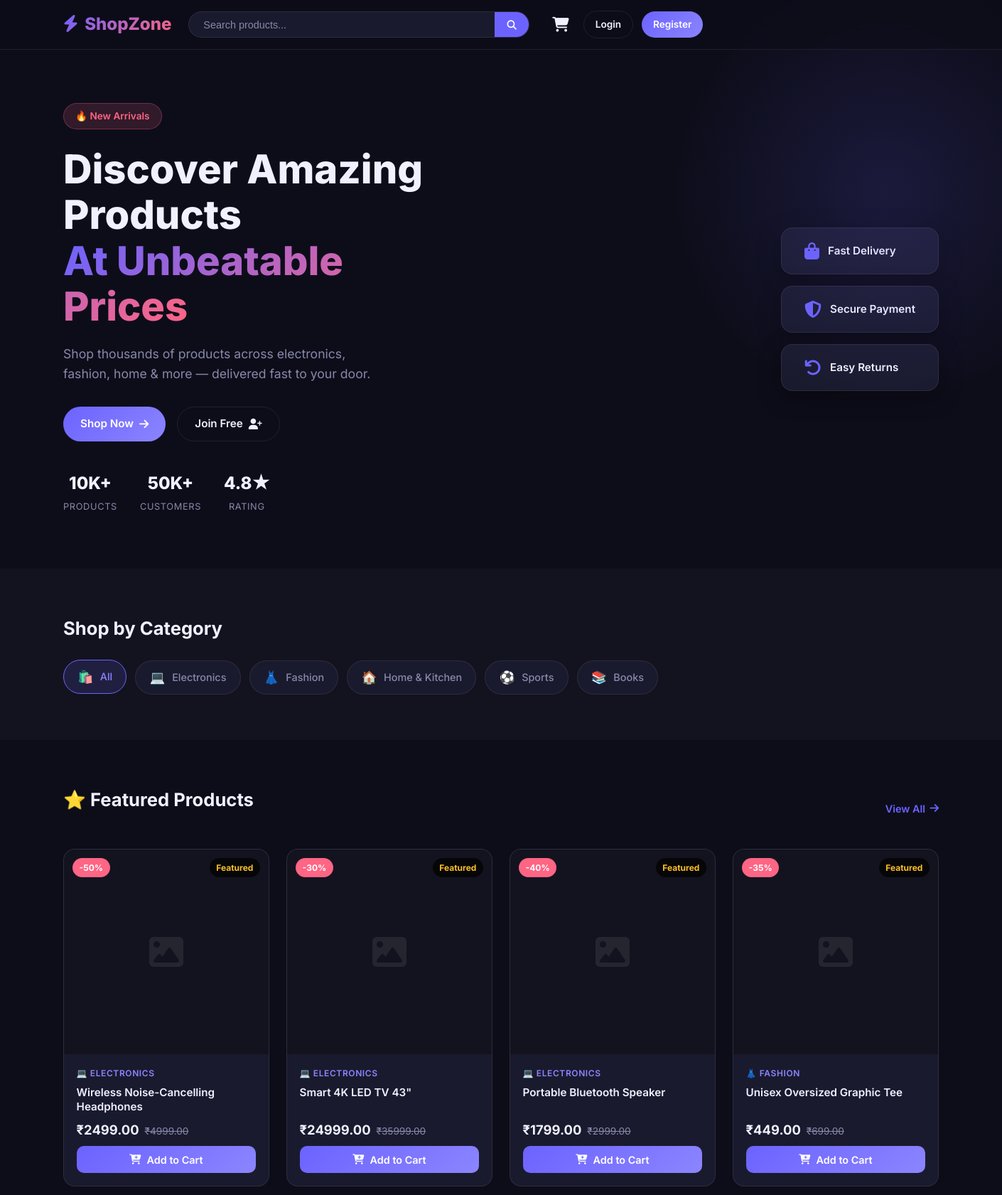
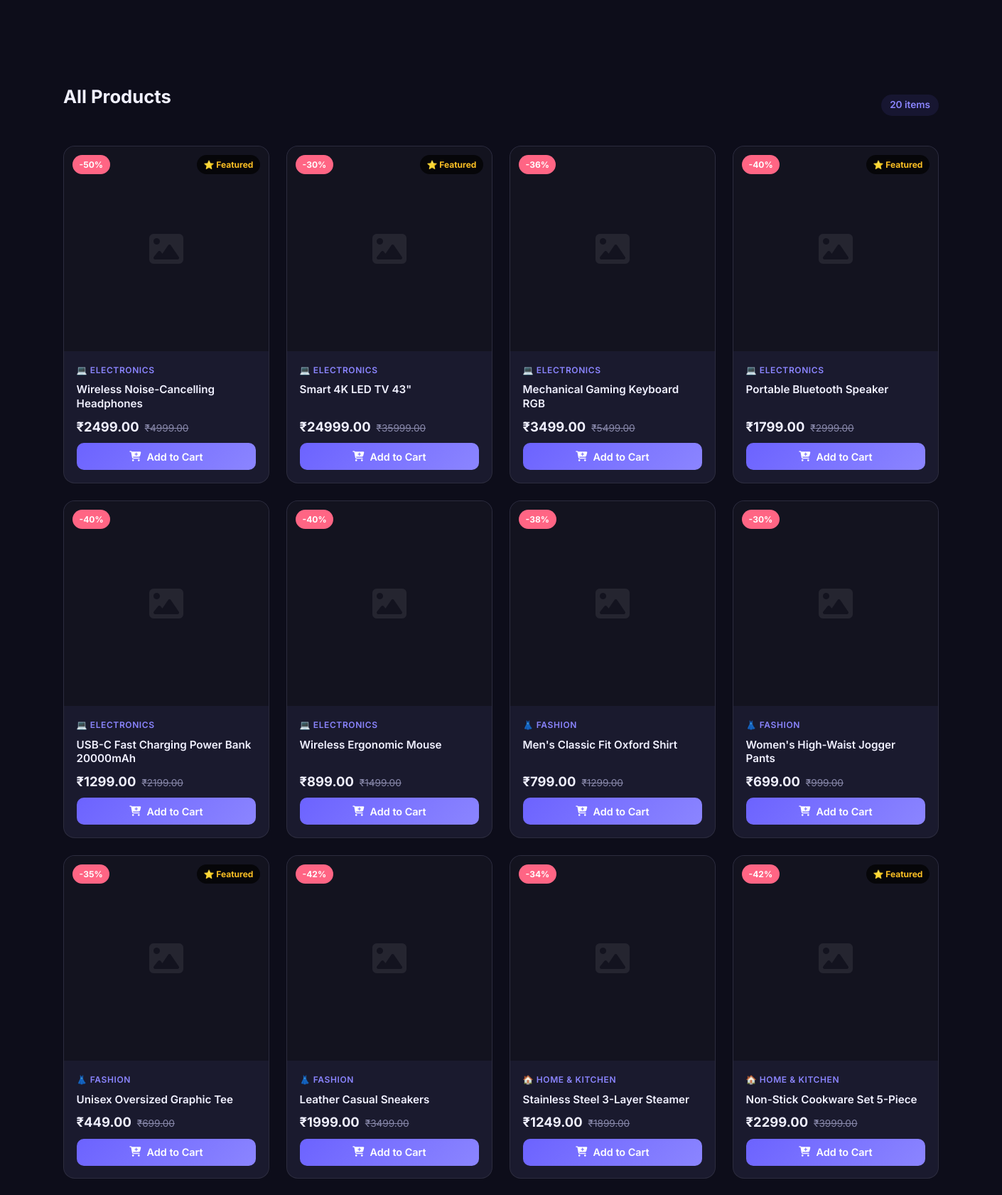
The page / (upper part) on the database its author committed (2 pictures, top to bottom).
### store/models.py (models this page shows, shortened)
class Category(models.Model):
    name = models.CharField(max_length=200)
    slug = models.SlugField(unique=True)
    icon = models.CharField(max_length=50, default='📦')
    class Meta:
        verbose_name_plural = 'Categories'

class Product(models.Model):
    category = models.ForeignKey(Category, on_delete=models.SET_NULL, null=True, blank=True, related_name='products')
    name = models.CharField(max_length=300)
    slug = models.SlugField(unique=True)
    description = models.TextField()
    price = models.DecimalField(max_digits=10, decimal_places=2)
    original_price = models.DecimalField(max_digits=10, decimal_places=2, null=True, blank=True)
    image = models.ImageField(upload_to='products/', null=True, blank=True)
    stock = models.PositiveIntegerField(default=10)
    featured = models.BooleanField(default=False)
    created_at = models.DateTimeField(auto_now_add=True)
    updated_at = models.DateTimeField(auto_now=True)
    @property
    def discount_percent(self):
        if self.original_price and self.original_price > self.price:
            return int(((self.original_price - self.price) / self.original_price) * 100)
        return 0

### store/views.py (the view)
# urls.py: path('', views.home, name='home'),
def home(request):
    categories = Category.objects.all()
    products = Product.objects.filter(stock__gt=0)
    category_slug = request.GET.get('category')
    search_query = request.GET.get('q', '')
    if category_slug:
        products = products.filter(category__slug=category_slug)
    if search_query:
        products = products.filter(name__icontains=search_query)
    featured = Product.objects.filter(featured=True, stock__gt=0)[:4]
    context = {
        'products': products,
        'categories': categories,
        'featured': featured,
        'current_category': category_slug,
        'search_query': search_query,
    }
    return render(request, 'store/home.html', context)

### store/context_processors.py (called while the page is built)
def cart_count(request):
    cart = request.session.get('cart', {})
    count = sum(item['quantity'] for item in cart.values())
    return {'cart_count': count}

### store/templates/store/home.html (shortened to what this page needs)
{% extends 'store/base.html' %}
{% load static %}
{% block content %}
<section class="hero">
  <div class="hero-content">
    <div class="hero-badge">🔥 New Arrivals</div>
    <h1>Discover Amazing Products<br/><span class="gradient-text">At Unbeatable Prices</span></h1>
    <p>Shop thousands of products across electronics, fashion, home & more — delivered fast to your door.</p>
    <div class="hero-actions">
      <a href="#products" class="btn-primary">Shop Now <i class="fas fa-arrow-right"></i></a>
      <a href="{% url 'register' %}" class="btn-outline">Join Free <i class="fas fa-user-plus"></i></a>
    </div>
    <div class="hero-stats">
      <div class="stat"><strong>10K+</strong><span>Products</span></div>
      <div class="stat"><strong>50K+</strong><span>Customers</span></div>
      <div class="stat"><strong>4.8★</strong><span>Rating</span></div>
    </div>
  </div>
  <div class="hero-visual">
    <div class="hero-card floating">
      <i class="fas fa-shopping-bag"></i>
      <span>Fast Delivery</span>
    </div>
    <div class="hero-card floating delay-1">
      <i class="fas fa-shield-alt"></i>
      <span>Secure Payment</span>
    </div>
    <div class="hero-card floating delay-2">
      <i class="fas fa-undo"></i>
      <span>Easy Returns</span>
    </div>
  </div>
</section>
{% if categories %}
<section class="section categories-section">
  <div class="container">
    <h2 class="section-title">Shop by Category</h2>
    <div class="category-grid">
      <a href="{% url 'home' %}" class="category-card {% if not current_category %}active{% endif %}">
        <span class="cat-icon">🛍️</span>
        <span>All</span>
      </a>
      {% for cat in categories %}
      <a href="?category={{ cat.slug }}" class="category-card {% if current_category == cat.slug %}active{% endif %}">
        <span class="cat-icon">{{ cat.icon }}</span>
        <span>{{ cat.name }}</span>
      </a>
      {% endfor %}
    </div>
  </div>
</section>
{% endif %}
{% if featured and not search_query and not current_category %}
<section class="section featured-section">
  <div class="container">
    <div class="section-header">
      <h2 class="section-title">⭐ Featured Products</h2>
      <a href="#products" class="view-all">View All <i class="fas fa-arrow-right"></i></a>
    </div>
    <div class="products-grid">
      {% for product in featured %}
      <div class="product-card">
        <a href="{% url 'product_detail' product.slug %}" class="product-img-wrap">
          {% if product.image %}<img src="{{ product.image.url }}" alt="{{ product.name }}" loading="lazy" />
          {% else %}<div class="product-img-placeholder"><i class="fas fa-image"></i></div>{% endif %}
          {% if product.discount_percent > 0 %}<span class="badge-discount">-{{ product.discount_percent }}%</span>{% endif %}
          {% if product.featured %}<span class="badge-featured">Featured</span>{% endif %}
        </a>
        <div class="product-info">
          {% if product.category %}<span class="product-category">{{ product.category.icon }} {{ product.category.name }}</span>{% endif %}
          <h3 class="product-name"><a href="{% url 'product_detail' product.slug %}">{{ product.name }}</a></h3>
          <div class="product-price">
            <span class="price-current">&#8377;{{ product.price }}</span>
            {% if product.original_price %}<span class="price-original">&#8377;{{ product.original_price }}</span>{% endif %}
          </div>
          <form method="POST" action="{% url 'add_to_cart' product.id %}">
            <button type="submit" class="btn-add-cart"><i class="fas fa-cart-plus"></i> Add to Cart</button>
          </form>
        </div>
      </div>
      {% endfor %}
    </div>
  </div>
</section>
{% endif %}
<section class="section" id="products">
  <div class="container">
    <div class="section-header">
      <h2 class="section-title">
        {% if search_query %}
          Search results for "{{ search_query }}"
        {% elif current_category %}
          {{ current_category|title }} Products
        {% else %}
          All Products
        {% endif %}
      </h2>
      <span class="product-count">{{ products.count }} item{{ products.count|pluralize }}</span>
    </div>
    {% if products %}
    <div class="products-grid" id="productsGrid">
      {% for product in products %}
      <div class="product-card" data-name="{{ product.name|lower }}">
        <a href="{% url 'product_detail' product.slug %}" class="product-img-wrap">
          {% if product.image %}
          <img src="{{ product.image.url }}" alt="{{ product.name }}" loading="lazy" />
          {% else %}
          <div class="product-img-placeholder">
            <i class="fas fa-image"></i>
          </div>
          {% endif %}
          {% if product.discount_percent > 0 %}
          <span class="badge-discount">-{{ product.discount_percent }}%</span>
          {% endif %}
          {% if product.featured %}
          <span class="badge-featured">⭐ Featured</span>
          {% endif %}
        </a>
        <div class="product-info">
          {% if product.category %}
          <span class="product-category">{{ product.category.icon }} {{ product.category.name }}</span>
          {% endif %}
          <h3 class="product-name">
            <a href="{% url 'product_detail' product.slug %}">{{ product.name }}</a>
          </h3>
          <div class="product-price">
            <span class="price-current">₹{{ product.price }}</span>
            {% if product.original_price %}
            <span class="price-original">₹{{ product.original_price }}</span>
            {% endif %}
          </div>
          <form method="POST" action="{% url 'add_to_cart' product.id %}">
            <button type="submit" class="btn-add-cart">
              <i class="fas fa-cart-plus"></i> Add to Cart
            </button>
          </form>
        </div>
      </div>
      {% endfor %}
    </div>
    {% endif %}
  </div>
</section>
{% endblock %}

### rows shown on the page
Category: icon "💻", name "Electronics"
Category: icon "👗", name "Fashion"
Category: icon "🏠", name "Home & Kitchen"
Category: icon "⚽", name "Sports"
Category: icon "📚", name "Books"
Product: discount_percent "50", featured "Featured", category.icon "💻", category.name "ELECTRONICS", name "Wireless Noise-Cancelling Headphones", price "2499.00", original_price "4999.00"
Product: discount_percent "30", featured "Featured", category.icon "💻", category.name "ELECTRONICS", name "Smart 4K LED TV 43\"", price "24999.00", original_price "35999.00"
Product: discount_percent "40", featured "Featured", category.icon "💻", category.name "ELECTRONICS", name "Portable Bluetooth Speaker", price "1799.00", original_price "2999.00"
Product: discount_percent "35", featured "Featured", category.icon "👗", category.name "FASHION", name "Unisex Oversized Graphic Tee", price "449.00", original_price "699.00"
Product: discount_percent "36", category.icon "💻", category.name "ELECTRONICS", name "Mechanical Gaming Keyboard RGB", price "3499.00", original_price "5499.00"
Product: discount_percent "40", category.icon "💻", category.name "ELECTRONICS", name "USB-C Fast Charging Power Bank 20000mAh", price "1299.00", original_price "2199.00"
Product: discount_percent "40", category.icon "💻", category.name "ELECTRONICS", name "Wireless Ergonomic Mouse", price "899.00", original_price "1499.00"
Product: discount_percent "38", category.icon "👗", category.name "FASHION", name "Men's Classic Fit Oxford Shirt", price "799.00", original_price "1299.00"
Product: discount_percent "30", category.icon "👗", category.name "FASHION", name "Women's High-Waist Jogger Pants", price "699.00", original_price "999.00"
Product: discount_percent "42", category.icon "👗", category.name "FASHION", name "Leather Casual Sneakers", price "1999.00", original_price "3499.00"
Product: discount_percent "34", category.icon "🏠", category.name "HOME & KITCHEN", name "Stainless Steel 3-Layer Steamer", price "1249.00", original_price "1899.00"
Product: discount_percent "42", featured "⭐ Featured", category.icon "🏠", category.name "HOME & KITCHEN", name "Non-Stick Cookware Set 5-Piece", price "2299.00", original_price "3999.00"

### other values the page prints
{{ products.count }} "20"
